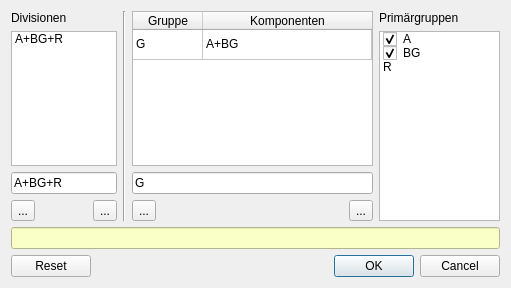
<?xml version="1.0" encoding="UTF-8"?>
<ui version="4.0">
 <class>Dialog</class>
 <widget class="QDialog" name="Dialog">
  <property name="geometry">
   <rect>
    <x>0</x>
    <y>0</y>
    <width>511</width>
    <height>288</height>
   </rect>
  </property>
  <property name="windowTitle">
   <string>Klassenteilungen</string>
  </property>
  <layout class="QVBoxLayout" name="verticalLayout_4">
   <item>
    <layout class="QHBoxLayout" name="horizontalLayout_5">
     <item>
      <layout class="QVBoxLayout" name="verticalLayout_3">
       <item>
        <widget class="QLabel" name="label_2">
         <property name="text">
          <string>Divisionen</string>
         </property>
        </widget>
       </item>
       <item>
        <widget class="QListWidget" name="divisions">
         <property name="sizePolicy">
          <sizepolicy hsizetype="Expanding" vsizetype="Expanding">
           <horstretch>0</horstretch>
           <verstretch>0</verstretch>
          </sizepolicy>
         </property>
         <property name="minimumSize">
          <size>
           <width>100</width>
           <height>0</height>
          </size>
         </property>
         <property name="editTriggers">
          <set>QAbstractItemView::NoEditTriggers</set>
         </property>
         <property name="selectionMode">
          <enum>QAbstractItemView::SingleSelection</enum>
         </property>
         <item>
          <property name="text">
           <string>A+BG+R</string>
          </property>
         </item>
        </widget>
       </item>
       <item>
        <widget class="QLineEdit" name="edit_division">
         <property name="toolTip">
          <string>&lt;html&gt;&lt;head/&gt;&lt;body&gt;&lt;p&gt;Die „Primärgruppen“ bestehen aus Buchstaben und Ziffern. Sie sind durch „+“ getrennt.&lt;/p&gt;&lt;/body&gt;&lt;/html&gt;</string>
         </property>
         <property name="styleSheet">
          <string notr="true"/>
         </property>
         <property name="text">
          <string>A+BG+R</string>
         </property>
        </widget>
       </item>
       <item>
        <layout class="QHBoxLayout" name="horizontalLayout_2">
         <item>
          <widget class="QToolButton" name="remove_division">
           <property name="text">
            <string>...</string>
           </property>
           <property name="icon">
            <iconset>
             <normaloff>../icons/icon_remove.svg</normaloff>../icons/icon_remove.svg</iconset>
           </property>
           <property name="iconSize">
            <size>
             <width>24</width>
             <height>24</height>
            </size>
           </property>
          </widget>
         </item>
         <item>
          <spacer name="horizontalSpacer_2">
           <property name="orientation">
            <enum>Qt::Horizontal</enum>
           </property>
           <property name="sizeHint" stdset="0">
            <size>
             <width>20</width>
             <height>20</height>
            </size>
           </property>
          </spacer>
         </item>
         <item>
          <widget class="QToolButton" name="new_division">
           <property name="text">
            <string>...</string>
           </property>
           <property name="icon">
            <iconset>
             <normaloff>../icons/icon_new.svg</normaloff>../icons/icon_new.svg</iconset>
           </property>
           <property name="iconSize">
            <size>
             <width>24</width>
             <height>24</height>
            </size>
           </property>
          </widget>
         </item>
        </layout>
       </item>
      </layout>
     </item>
     <item>
      <widget class="Line" name="line">
       <property name="orientation">
        <enum>Qt::Vertical</enum>
       </property>
      </widget>
     </item>
     <item>
      <widget class="QWidget" name="extra_frame" native="true">
       <layout class="QHBoxLayout" name="horizontalLayout" stretch="2,1">
        <property name="leftMargin">
         <number>0</number>
        </property>
        <property name="topMargin">
         <number>0</number>
        </property>
        <property name="rightMargin">
         <number>0</number>
        </property>
        <property name="bottomMargin">
         <number>0</number>
        </property>
        <item>
         <layout class="QVBoxLayout" name="verticalLayout_2">
          <item>
           <widget class="QTableWidget" name="extra_groups">
            <property name="sizePolicy">
             <sizepolicy hsizetype="Expanding" vsizetype="Expanding">
              <horstretch>0</horstretch>
              <verstretch>0</verstretch>
             </sizepolicy>
            </property>
            <property name="focusPolicy">
             <enum>Qt::NoFocus</enum>
            </property>
            <property name="editTriggers">
             <set>QAbstractItemView::NoEditTriggers</set>
            </property>
            <property name="selectionMode">
             <enum>QAbstractItemView::SingleSelection</enum>
            </property>
            <property name="selectionBehavior">
             <enum>QAbstractItemView::SelectRows</enum>
            </property>
            <attribute name="horizontalHeaderDefaultSectionSize">
             <number>70</number>
            </attribute>
            <attribute name="horizontalHeaderStretchLastSection">
             <bool>true</bool>
            </attribute>
            <attribute name="verticalHeaderVisible">
             <bool>false</bool>
            </attribute>
            <row>
             <property name="text">
              <string>New Row</string>
             </property>
            </row>
            <column>
             <property name="text">
              <string>Gruppe</string>
             </property>
            </column>
            <column>
             <property name="text">
              <string>Komponenten</string>
             </property>
            </column>
            <item row="0" column="0">
             <property name="text">
              <string>G</string>
             </property>
            </item>
            <item row="0" column="1">
             <property name="text">
              <string>A+BG</string>
             </property>
            </item>
           </widget>
          </item>
          <item>
           <widget class="QLineEdit" name="edit_extra_group">
            <property name="styleSheet">
             <string notr="true"/>
            </property>
            <property name="text">
             <string>G</string>
            </property>
           </widget>
          </item>
          <item>
           <layout class="QHBoxLayout" name="horizontalLayout_4">
            <item>
             <widget class="QToolButton" name="remove_extra">
              <property name="text">
               <string>...</string>
              </property>
              <property name="icon">
               <iconset>
                <normaloff>../icons/icon_remove.svg</normaloff>../icons/icon_remove.svg</iconset>
              </property>
              <property name="iconSize">
               <size>
                <width>24</width>
                <height>24</height>
               </size>
              </property>
             </widget>
            </item>
            <item>
             <spacer name="horizontalSpacer_3">
              <property name="orientation">
               <enum>Qt::Horizontal</enum>
              </property>
              <property name="sizeHint" stdset="0">
               <size>
                <width>20</width>
                <height>20</height>
               </size>
              </property>
             </spacer>
            </item>
            <item>
             <widget class="QToolButton" name="new_extra">
              <property name="text">
               <string>...</string>
              </property>
              <property name="icon">
               <iconset>
                <normaloff>../icons/icon_new.svg</normaloff>../icons/icon_new.svg</iconset>
              </property>
              <property name="iconSize">
               <size>
                <width>24</width>
                <height>24</height>
               </size>
              </property>
             </widget>
            </item>
           </layout>
          </item>
         </layout>
        </item>
        <item>
         <layout class="QVBoxLayout" name="verticalLayout">
          <item>
           <widget class="QLabel" name="label_3">
            <property name="text">
             <string>Primärgruppen</string>
            </property>
           </widget>
          </item>
          <item>
           <widget class="QListWidget" name="primary_groups">
            <property name="sizePolicy">
             <sizepolicy hsizetype="Expanding" vsizetype="Expanding">
              <horstretch>0</horstretch>
              <verstretch>0</verstretch>
             </sizepolicy>
            </property>
            <property name="minimumSize">
             <size>
              <width>120</width>
              <height>0</height>
             </size>
            </property>
            <property name="focusPolicy">
             <enum>Qt::NoFocus</enum>
            </property>
            <property name="selectionMode">
             <enum>QAbstractItemView::NoSelection</enum>
            </property>
            <item>
             <property name="text">
              <string>A</string>
             </property>
             <property name="checkState">
              <enum>Checked</enum>
             </property>
            </item>
            <item>
             <property name="text">
              <string>BG</string>
             </property>
             <property name="checkState">
              <enum>Checked</enum>
             </property>
            </item>
            <item>
             <property name="text">
              <string>R</string>
             </property>
             <property name="checkState">
              <enum>Unchecked</enum>
             </property>
            </item>
           </widget>
          </item>
         </layout>
        </item>
       </layout>
      </widget>
     </item>
    </layout>
   </item>
   <item>
    <widget class="QLineEdit" name="analysis">
     <property name="toolTip">
      <string>Fehlerbericht</string>
     </property>
     <property name="styleSheet">
      <string notr="true">color: rgb(217, 0, 0);
background-color: rgb(249, 255, 199);</string>
     </property>
     <property name="readOnly">
      <bool>true</bool>
     </property>
    </widget>
   </item>
   <item>
    <widget class="QDialogButtonBox" name="buttonBox">
     <property name="orientation">
      <enum>Qt::Horizontal</enum>
     </property>
     <property name="standardButtons">
      <set>QDialogButtonBox::Cancel|QDialogButtonBox::Ok|QDialogButtonBox::Reset</set>
     </property>
    </widget>
   </item>
  </layout>
 </widget>
 <resources/>
 <connections>
  <connection>
   <sender>buttonBox</sender>
   <signal>accepted()</signal>
   <receiver>Dialog</receiver>
   <slot>accept()</slot>
   <hints>
    <hint type="sourcelabel">
     <x>259</x>
     <y>309</y>
    </hint>
    <hint type="destinationlabel">
     <x>157</x>
     <y>270</y>
    </hint>
   </hints>
  </connection>
  <connection>
   <sender>buttonBox</sender>
   <signal>rejected()</signal>
   <receiver>Dialog</receiver>
   <slot>reject()</slot>
   <hints>
    <hint type="sourcelabel">
     <x>338</x>
     <y>309</y>
    </hint>
    <hint type="destinationlabel">
     <x>286</x>
     <y>270</y>
    </hint>
   </hints>
  </connection>
 </connections>
</ui>
